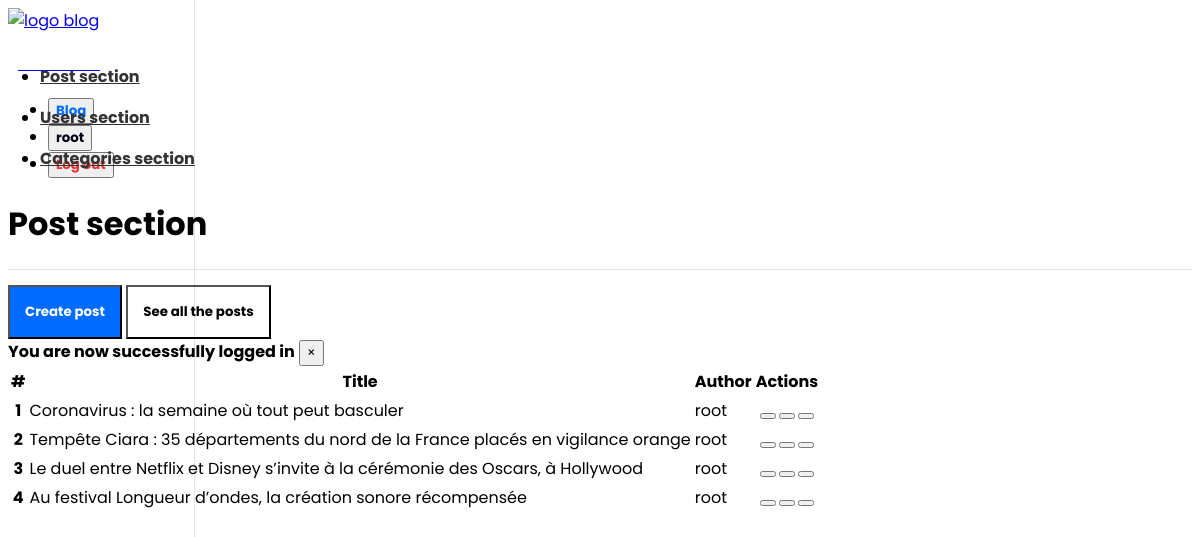
The page /app/admin/posts/posts.php (signed in) on the database its author committed.
### tables this page shows
CREATE TABLE `posts` (
  `id` int(11) NOT NULL,
  `user_id` int(11) NOT NULL,
  `categorie_id` int(11) DEFAULT NULL,
  `body` text NOT NULL,
  `image` varchar(255) NOT NULL,
  `title` varchar(255) NOT NULL,
  `published` tinyint(4) NOT NULL,
  `created_at` timestamp NOT NULL DEFAULT current_timestamp()
);

CREATE TABLE `users` (
  `id` int(11) NOT NULL,
  `admin` tinyint(1) NOT NULL,
  `user_name` varchar(255) NOT NULL,
  `email` varchar(255) NOT NULL,
  `password` varchar(255) NOT NULL,
  `created_at` timestamp NOT NULL DEFAULT current_timestamp()
);

### app/db/database.php (called while the page is built, shortened)
<?php
require("connect.php");
function execQuery($sql, $data)
{
    global $conn;
    $fetcher = $conn->prepare($sql);
    $values  = array_values($data);
    $types   = str_repeat("s", count($values));
    $fetcher->bind_param($types, ...$values);
    $fetcher->execute();
    return $fetcher;
}
function getPublishedUser()
{
    $sql = "SELECT p.*, u.user_name FROM posts AS p JOIN users AS u ON p.user_id=u.id WHERE p.published = ?";
    $fetcher = execQuery($sql, ["published" => 1]);
    $payload = $fetcher->get_result()->fetch_all(MYSQLI_ASSOC);
    return $payload;
}

### app/admin/posts/posts.php (the view, shortened to what this page needs)
<?php
    $posts = getPublishedUser();
?>
<!DOCTYPE html>
<html lang="en">
<head>
    <link rel="stylesheet" href="https://unpkg.com/bootstrap-material-design@4.1.1/dist/css/bootstrap-material-design.min.css" />
    <link rel="stylesheet" href="https://unicons.iconscout.com/release/v2.0.1/css/unicons.css" />
    <link href="../../../assets/dashboard.css" rel="stylesheet" />
</head>
<body>
    <?php include(ROOT_PATH . "/app/components/navbar_dashboard.php") ?>
    <div class="container-fluid">
        <div class="row">
            <main role="main" class="col-md-9 ml-sm-auto col-lg-10 pt-3 px-4">
                <div class="d-flex justify-content-between flex-wrap flex-md-nowrap align-items-center pb-2 mb-3 border-bottom">
                    <h1 style="font-weight: bold">Post section</h1>
                </div>
                <a href="<?php echo BASE_URL . "app/admin/posts/create_posts.php" ?>" style="text-decoration: none">
                    <button class="btn mr-2" style="background-color: #006cff; color: white; padding: 15px; font-weight: bold; margin-top: 15px">
                        Create post
                    </button>
                </a>
                <a href="<?php echo BASE_URL . "app/admin/posts/posts.php" ?>" style="text-decoration: none">
                    <button class="btn" style="background-color: white; color: black; padding: 15px; font-weight: bold; margin-top: 15px">
                        See all the posts
                    </button>
                </a>
                <?php include(ROOT_PATH . "/app/components/message_handler.php") ?>
                <div class="mt-5">
                    <table class="table table-borderless">
                        <thead>
                            <tr>
                                <th scope="col">#</th>
                                <th scope="col">Title</th>
                                <th scope="col">Author</th>
                                <th scope="col">Actions</th>
                            </tr>
                        </thead>
                        <tbody>
                            <?php foreach ($posts as $key => $post): ?>
                            <tr>
                                <th scope="row"><?php echo $key + 1; ?></th>
                                <td><?php echo $post["title"]; ?></td>
                                <td><?php echo $post["user_name"]; ?></td>
                                <th>
                                    <button type="button" class="btn btn-secondary" data-toggle="tooltip" data-placement="top" title="Edit">
                                    </button>
                                    <button type="button" class="btn btn-secondary" data-toggle="tooltip" data-placement="top" title="Delete">
                                    </button>
                                    <?php if($post["published"]) : ?>
                                    <a href="edit_posts.php?published=0&p_id=<?php echo $post["id"] ?>">
                                        <button type="button" class="btn btn-secondary" data-toggle="tooltip" data-placement="top" title="Unpublish">
                                        </button>
                                    </a>
                                    <?php endif; ?>
                                </th>
                            </tr>
                            <?php endforeach; ?>
                        </tbody>
                    </table>
                </div>
            </main>
        </div>
    </div>
</body>
</html>

### assets/dashboard.css (style rules this page uses)
* { font-family: "Poppins", sans-serif !important; }
body { background-color: white !important; }
table td, table th { vertical-align: baseline !important; }
.border-bottom { border-bottom: 1px solid #e5e5e5; }

### rows shown on the page
posts: title "Coronavirus : la semaine où tout peut basculer", user.user_name "root"
posts: title "Tempête Ciara : 35 départements du nord de la France placés en vigilance orange", user.user_name "root"
posts: title "Le duel entre Netflix et Disney s’invite à la cérémonie des Oscars, à Hollywood", user.user_name "root"
posts: title "Au festival Longueur d’ondes, la création sonore récompensée", user.user_name "root"

### other values the page prints
$_SESSION['user_name'] "root"
$_SESSION["message"] "You are now successfully logged in"
